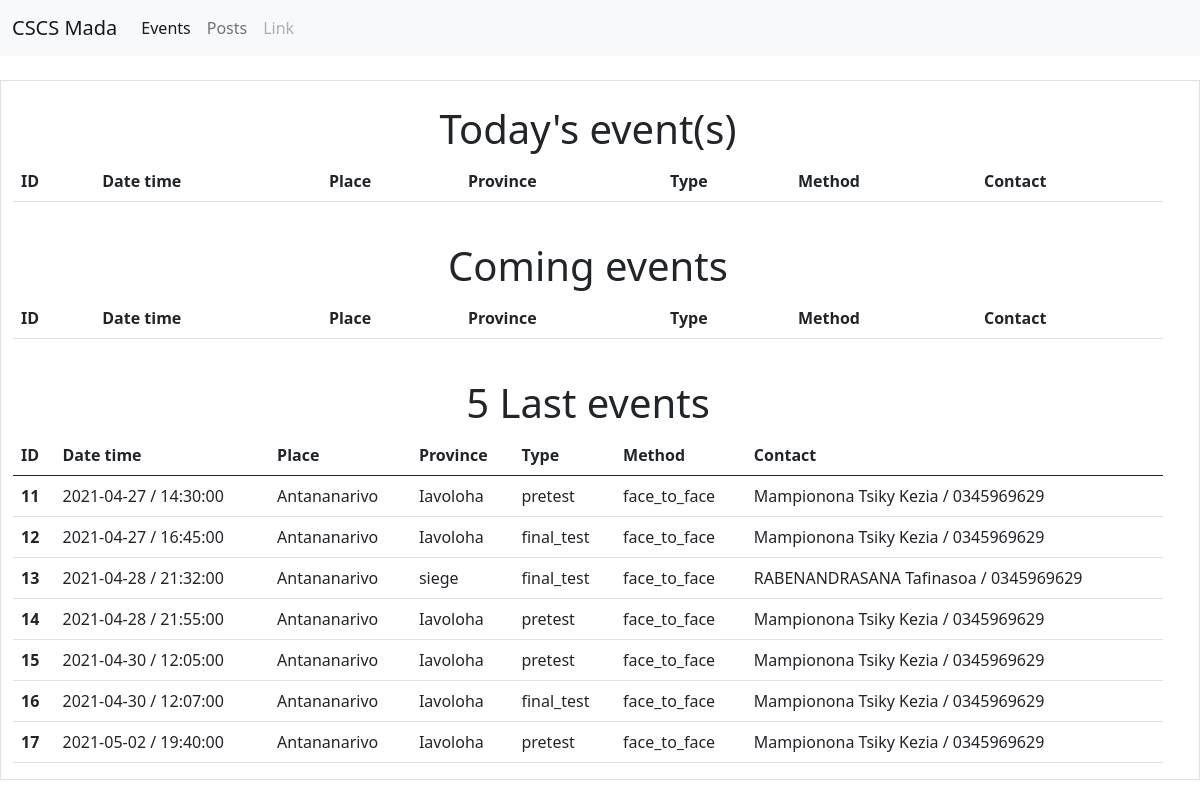
Screenshot of /index.php?candidate=events with the database file from the repository.
### tables this page shows
CREATE TABLE `events` (
  `id` int(10) unsigned NOT NULL AUTO_INCREMENT,
  `author` varchar(255) NOT NULL,
  `responsible` varchar(255) NOT NULL,
  `contact` varchar(13) NOT NULL,
  `names` varchar(50) NOT NULL,
  `events` varchar(15) NOT NULL,
  `method` varchar(15) NOT NULL,
  `province` varchar(30) NOT NULL,
  `place` varchar(255) NOT NULL,
  `dates` date NOT NULL,
  `schedule` time NOT NULL,
  `descriptions` mediumtext NOT NULL,
  `stat` tinyint(1) NOT NULL DEFAULT 0,
  PRIMARY KEY (`id`)
);

### Inc/Model/Connection.php (called while the page is built, shortened)
<?php
class Connection
{
    public function init_connection($table, $fillable)
    {
        try {
            $this->pdo = new PDO('mysql:host=81.19.215.12;dbname=cscsmada_v2;charset=utf8', 'cscsmada', '40%YTPIfyg@8c8');
        } catch (Exception $e) {
            die('Erreur : ' . $e->getMessage());
        }
    }
    public function fetch_resultSet($reponse)
    {
        $i = 0;
        while ($donnees = $reponse->fetch()) {
            $data[$i] = $donnees;
            $i++;
        }
        if (isset($data)) {
            return $data;
        }
        return null;
    }
}

### Inc/Controller/Event_Controller.php (called while the page is built, shortened)
<?php
require_once(dirname(__FILE__) . '/../Model/Event.php');
class Event_Controller
{
    private $event;
    public function __construct()
    {
        $this->event = new Event;
    }
    public function get_last_7_days_events()
    {
        return $this->event->last_7_days();
    }
}

### Inc/Model/Event.php (called while the page is built, shortened)
<?php
require_once(dirname(__FILE__) . '/Connection.php');
class Event extends Connection
{
    public function last_7_days()
    {
        $req = $this->pdo->query('SELECT * FROM events WHERE dates BETWEEN  NOW() - INTERVAL 7 day AND CURDATE()');
        $rows = $this->fetch_resultSet($req);
        return $rows;
    }
}

### Pages/Backend/Candidate/index.php (the view, shortened to what this page needs)
<div class="container-fluid mt-4 border">
    <div class="row">
        <div class="row text-center mt-4">
            <h1>Today's event(s)</h1>
        </div>
        <div class="row">
            <div class="col-md-12">
                <table class="table table-hover">
                    <thead>
                        <tr>
                            <th scope="col">ID</th>
                            <th scope="col">Date time </th>
                            <th scope="col">Place</th>
                            <th scope="col">Province</th>
                            <th scope="col">Type</th>
                            <th scope="col">Method</th>
                            <th scope="col">Contact</th>
                        </tr>
                    </thead>
                </table>
            </div>
        </div>
    </div>
    <div class="row">
        <div class="row text-center mt-4">
            <h1>Coming events</h1>
        </div>
        <div class="row">
            <div class="col-md-12">
                <table class="table table-hover">
                    <thead>
                        <tr>
                            <th scope="col">ID</th>
                            <th scope="col">Date time </th>
                            <th scope="col">Place</th>
                            <th scope="col">Province</th>
                            <th scope="col">Type</th>
                            <th scope="col">Method</th>
                            <th scope="col">Contact</th>
                        </tr>
                    </thead>
                </table>
            </div>
        </div>
    </div>
    <div class="row">
        <div class="row text-center mt-4">
            <h1>5 Last events</h1>
        </div>
        <div class="row">
            <div class="col-md-12">
                <table class="table table-hover">
                    <thead>
                        <tr>
                            <th scope="col">ID</th>
                            <th scope="col">Date time </th>
                            <th scope="col">Place</th>
                            <th scope="col">Province</th>
                            <th scope="col">Type</th>
                            <th scope="col">Method</th>
                            <th scope="col">Contact</th>
                        </tr>
                    </thead>
                    <?php
                    if (isset($last_events)) { ?>
                        <tbody>
                            <?php
                            foreach ($last_events as $event) { ?>
                                <tr onclick="window.location='index.php?candidate=event_card&amp;event=<?= $event['id'] ?>';">
                                    <th scope="row"><?= $event['id'] ?></th>
                                    <td><?= $event['dates'] . ' / ' . $event['schedule'] ?></td>
                                    <td><?= $event['province'] ?></td>
                                    <td><?= $event['place'] ?></td>
                                    <td><?= $event['events'] ?></td>
                                    <td><?= $event['method'] ?></td>
                                    <td><?= $event['responsible'] . ' / ' . $event['contact'] ?></td>
                                </tr>
                            <?php
                            }
                            ?>
                        </tbody>
                    <?php
                    }
                    ?>
                </table>
            </div>
        </div>
    </div>
</div>
<?php $content = ob_get_clean(); ?>
<?php require('template.php'); ?>

### index.php (shortened to what this page needs)
<?php
require_once(dirname(__FILE__) . '/Inc/Controller/Event_Controller.php');
$event_controller = new Event_Controller;
$candidate_controller = new Candidate_Controller;
$post_controller = new Post_Controller;
$uri = parse_url($_SERVER['REQUEST_URI'], PHP_URL_PATH);
$route = "/cscs_v2.1/";
if ($route == $uri || '/' == $uri) {
    $all_post = $post_controller->all();
    $events = $event_controller->count_events();
    $total = ($candidate_controller->total_candidate()['COUNT(*)']) + 1239;
    $received = ($candidate_controller->received_candidate()['COUNT(*)']) + 461;
    include('Pages/Frontend/index.php');
    return;
} else if ($route != $uri) {
    if (isset($_GET['candidate'])) {
        if ($_GET['candidate'] == 'events') {
            $last_events = $event_controller->get_last_7_days_events();
            include('Pages/Backend/Candidate/index.php');
            return;
        }
    }
} else {
    header('Status: 404 Not Found');
    echo '<html><body><h1>Page Not Found</h1></body></html>';
    return;
}

### Pages/Backend/Candidate/template.php (shortened to what this page needs)
<!DOCTYPE html>
<html lang="en">
<head>
    <link rel="stylesheet" href="Assets/Vendor/bootstrap/css/bootstrap.min.css">
</head>
<body>
    <header>
        <nav class="navbar navbar-expand-lg navbar-light bg-light">
            <div class="container-fluid">
                <a class="navbar-brand" href="index.php">CSCS Mada</a>
                <div class="collapse navbar-collapse" id="navbarScroll">
                    <ul class="navbar-nav me-auto my-2 my-lg-0 navbar-nav-scroll d-flex" style="--bs-scroll-height: 100px;">
                        <li class="nav-item">
                            <a class="nav-link active" aria-current="page" href="index.php?candidate=events">Events</a>
                        </li>
                        <li class="nav-item">
                            <a class="nav-link" href="#">Posts</a>
                        </li>
                        <li class="nav-item ">
                            <a class="nav-link disabled" href="#" tabindex="-1" aria-disabled="true">Link</a>
                        </li>
                    </ul>
                </div>
            </div>
        </nav>
    </header>
    <?= $content ?>
</body>
</html>

### rows the page displays
events: id "11", dates "2021-04-27", schedule "14:30:00", province "Antananarivo", place "Iavoloha", events "pretest", method "face_to_face", responsible "Mampionona Tsiky Kezia", contact "0345969629"
events: id "12", dates "2021-04-27", schedule "16:45:00", province "Antananarivo", place "Iavoloha", events "final_test", method "face_to_face", responsible "Mampionona Tsiky Kezia", contact "0345969629"
events: id "13", dates "2021-04-28", schedule "21:32:00", province "Antananarivo", place "siege", events "final_test", method "face_to_face", responsible "RABENANDRASANA Tafinasoa", contact "0345969629"
events: id "14", dates "2021-04-28", schedule "21:55:00", province "Antananarivo", place "Iavoloha", events "pretest", method "face_to_face", responsible "Mampionona Tsiky Kezia", contact "0345969629"
events: id "15", dates "2021-04-30", schedule "12:05:00", province "Antananarivo", place "Iavoloha", events "pretest", method "face_to_face", responsible "Mampionona Tsiky Kezia", contact "0345969629"
events: id "16", dates "2021-04-30", schedule "12:07:00", province "Antananarivo", place "Iavoloha", events "final_test", method "face_to_face", responsible "Mampionona Tsiky Kezia", contact "0345969629"
events: id "17", dates "2021-05-02", schedule "19:40:00", province "Antananarivo", place "Iavoloha", events "pretest", method "face_to_face", responsible "Mampionona Tsiky Kezia", contact "0345969629"
